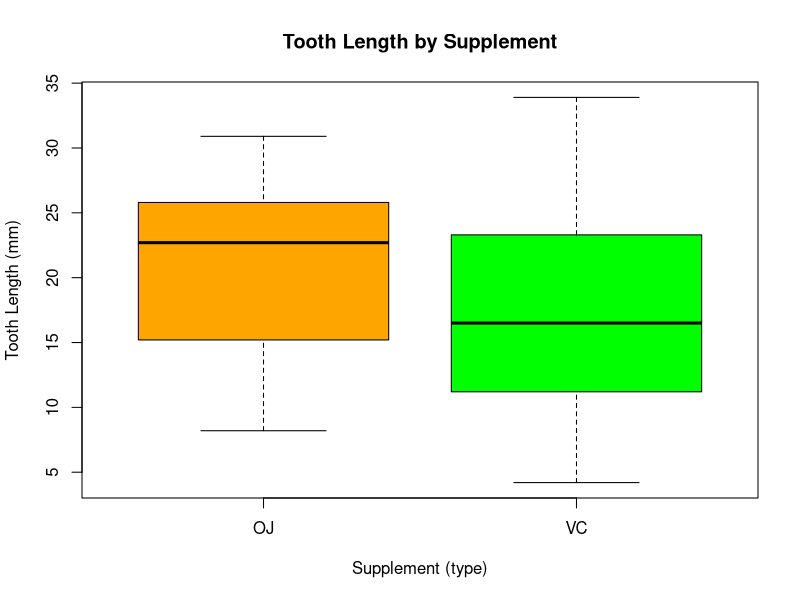
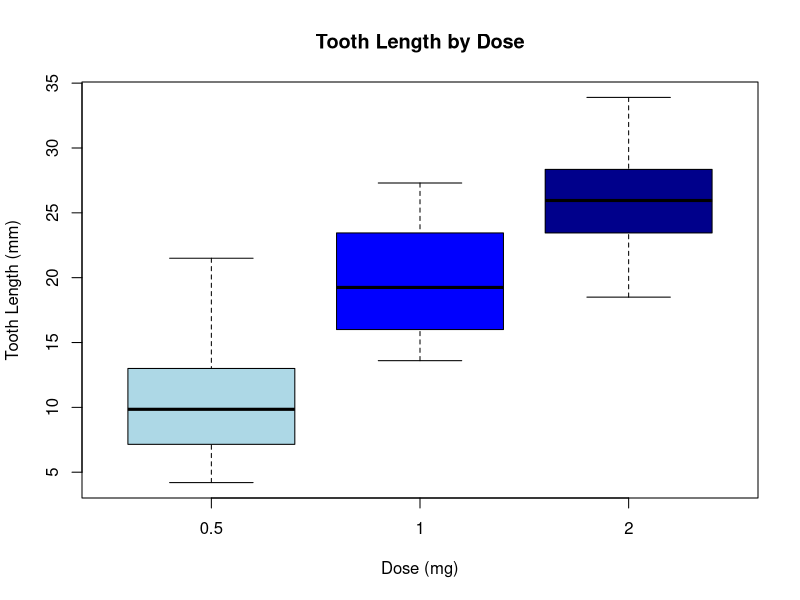
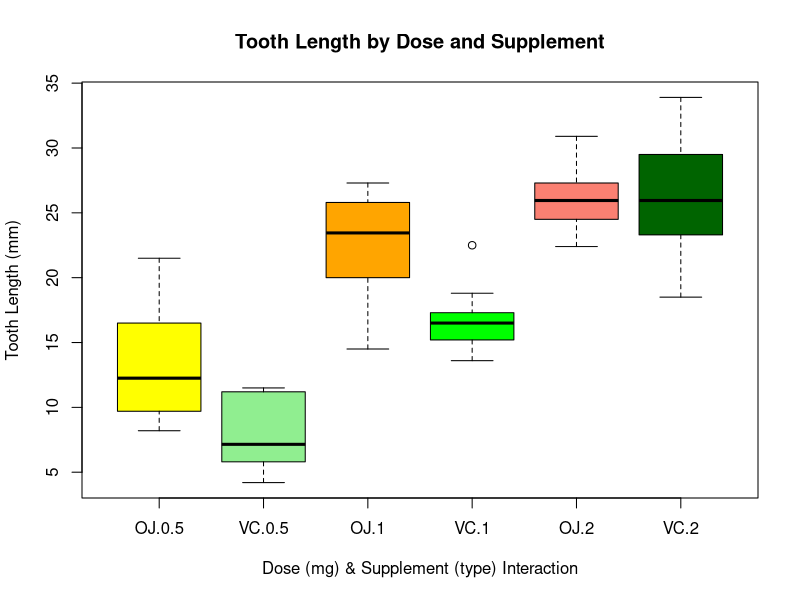

R code for these plots, in order:
## ---- chunk 1
library(plyr)
summary(ToothGrowth)
ddply(ToothGrowth,"supp",summarize, avg=mean(len))
ddply(ToothGrowth,"supp",summarize, StDev=sd(len))
ddply(ToothGrowth,"dose",summarize, avg=mean(len))
ddply(ToothGrowth,"dose",summarize, StDev=sd(len))
ddply(ToothGrowth,c("supp","dose"),summarize, avg=mean(len))
ddply(ToothGrowth,c("supp","dose"),summarize, StDev=sd(len))
## ---- chunk 2
boxplot(ToothGrowth$len~ToothGrowth$supp,col=c("orange","green"),
        main="Tooth Length by Supplement",ylab="Tooth Length (mm)",
        xlab="Supplement (type)")
## ---- chunk 3
boxplot(ToothGrowth$len~ToothGrowth$dose,col=c("lightblue",
                                               "blue","darkblue"),
        main="Tooth Length by Dose",ylab="Tooth Length (mm)",xlab="Dose (mg)")
## ---- chunk 4
boxplot(len ~ interaction(supp,dose), data=ToothGrowth,
        col=c("yellow","lightgreen","orange","green","salmon","darkgreen"),
        main="Tooth Length by Dose and Supplement",ylab="Tooth Length (mm)",
        xlab="Dose (mg) & Supplement (type) Interaction")
## ---- chunk 5
# T test for Supplement type
VC=subset(ToothGrowth, supp=="VC")
OJ=subset(ToothGrowth,supp=="OJ")
t.test(VC$len,OJ$len)

# T test for doses
dose0.5=subset(ToothGrowth,dose==0.5)
dose2=subset(ToothGrowth,dose==2.0)
t.test(dose0.5$len,dose2$len)
tdose=round(t.test(dose0.5$len,dose2$len)$p.value,14)

dose0.5=subset(ToothGrowth,dose==0.5)
dose1=subset(ToothGrowth,dose==1.0)
t.test(dose0.5$len,dose1$len)

t.test(dose1$len,dose2$len)

# T test for supplement and dose
VCdose.5=subset(ToothGrowth,dose==0.5 & supp=="VC")
OJdose.5=subset(ToothGrowth,dose==0.5 & supp=="OJ")
t.test(VCdose.5$len,OJdose.5$len)

VCdose1=subset(ToothGrowth,dose==1.0 & supp=="VC")
OJdose1=subset(ToothGrowth,dose==1.0 & supp=="OJ")
t.test(VCdose1$len,OJdose1$len)

VCdose2=subset(ToothGrowth,dose==2.0 & supp=="VC")
OJdose2=subset(ToothGrowth,dose==2.0 & supp=="OJ")
t.test(VCdose2$len,OJdose2$len)
